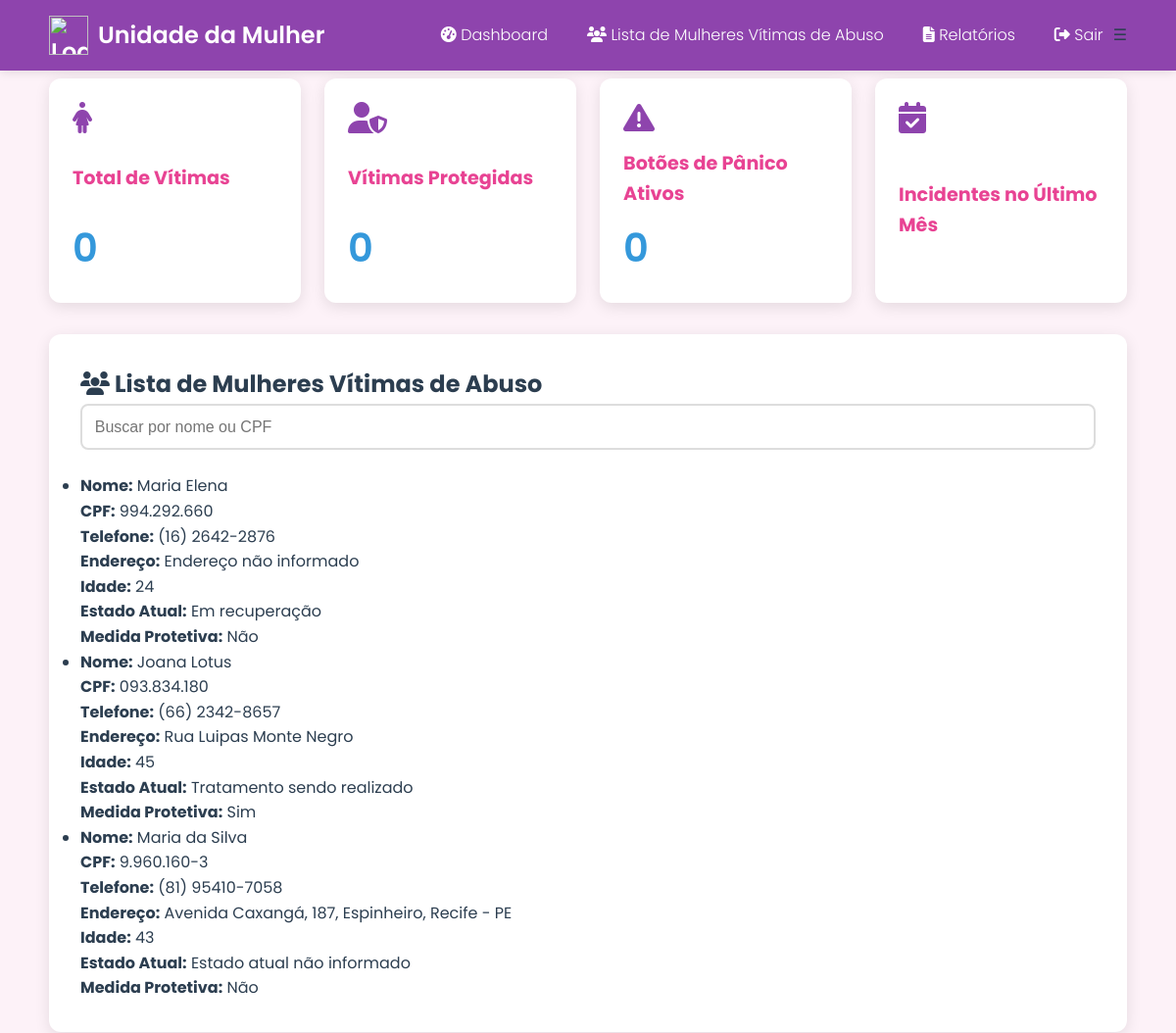
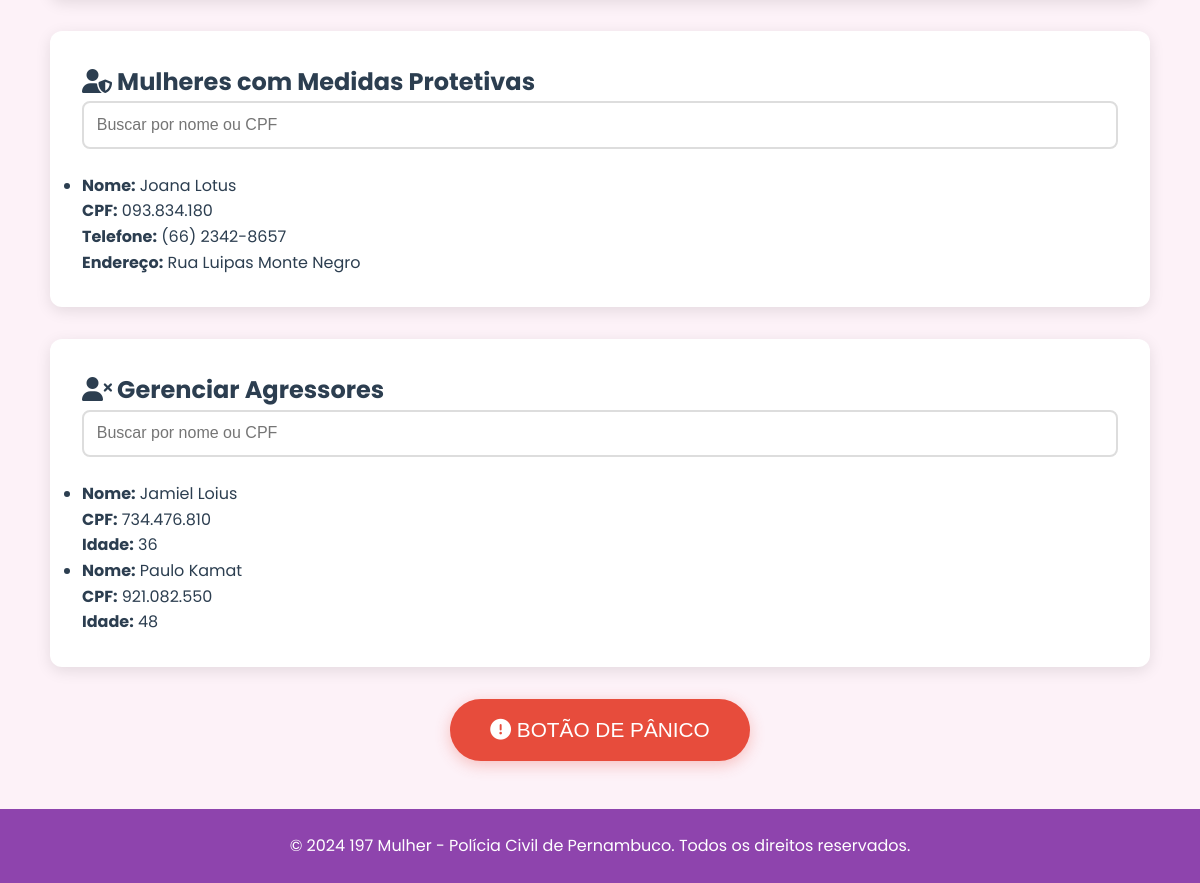
Page /restrito/ on the committed database (2 pictures, top to bottom).
### barbara_app/models.py (models this page shows, shortened)
class Vitima(models.Model):
    nome = models.CharField(max_length=100, default='Sem Nome')
    nome_social = models.CharField(max_length=100, default='Sem Nome Social Informado')
    data_nascimento = models.DateField(default='2000-01-01')
    cidade_nascimento = models.CharField(max_length=100, default='Nao Informado')
    estado_nascimento = models.CharField(max_length=100, default='Nao Informado')
    cpf = models.CharField(max_length=11, unique=True, default='00000000000')
    rg = models.CharField(max_length=12, unique=True, default='0000000000')
    email = models.EmailField(max_length=254, unique=True, blank=True, null=True)
    endereco = models.TextField(default='Endereço não informado')
    ocupacao = models.CharField(max_length=100, blank=True, null=True)
    telefone = models.CharField(max_length=15, default='Sem Telefone')
    lista_contatos = models.ForeignKey(ListaContatos, on_delete=models.CASCADE, default=None)
    estado_atual = models.TextField(default='Estado atual não informado')
    medida_protetiva = models.BooleanField(default=False)
    foto = models.ImageField(upload_to='fotos_vitimas/', null=True, blank=True)
    @property
    def idade(self):
        today = date.today()
        age = today.year - self.data_nascimento.year - ((today.month, today.day) < (self.data_nascimento.month, self.data_nascimento.day))
        return age

class Agressor(models.Model):
    idade = models.IntegerField(default=0)
    cpf = models.CharField(max_length=11, unique=True, default='00000000000')
    nome = models.CharField(max_length=100, default='Sem Nome')
    sexo = models.CharField(max_length=100, default='Nao Informado')
    email = models.EmailField(max_length=254, unique=True, blank=True, null=True)
    telefone = models.CharField(max_length=15, default='Sem Telefone')
    nome_social = models.CharField(max_length=100, default='Sem Nome Social Informado')
    profissao = models.CharField(max_length=100, default='Nao Informado')
    relacao_vitima = models.BooleanField(default=False)
    mora_com_vitima = models.BooleanField(default=False)
    filhos_vitima = models.BooleanField(default=False)
    foto = models.ImageField(upload_to='fotos_agressores/', null=True, blank=True)
    ultima_vitima = models.ForeignKey(Vitima, on_delete=models.SET_NULL, null=True, blank=True)
    ficha_criminal = models.JSONField(default=list)
    vitimas = models.ManyToManyField(Vitima, related_name='agressores', blank=True)

### barbara_app/views.py (the view)
# urls.py: path('restrito/', views.restrito, name='restrito'),
def restrito(request):
    vitimas = Vitima.objects.all()
    agressores = Agressor.objects.all()
    ocorrencias = Ocorrencia.objects.all()
    botoes_panico = BotaoPanico.objects.all()
    context = {
        'vitimas': vitimas,
        'agressores': agressores,
        'ocorrencias': ocorrencias,
        'botoes_panico': botoes_panico,
    }
    return render(request, 'ocorrencias/restrito.html', context)

### barbara_app/templates/ocorrencias/restrito.html (shortened to what this page needs)
<html><head><base href="https://197mulher.pe.gov.br/">
    <link rel="stylesheet" href="https://cdnjs.cloudflare.com/ajax/libs/leaflet/1.7.1/leaflet.min.css">
    <link rel="stylesheet" href="https://cdnjs.cloudflare.com/ajax/libs/font-awesome/6.1.1/css/all.min.css">
</head>
<body>
  <header>
    <nav class="container">
      <a class="navbar-brand" href="#">
        <img src="https://pablodiego.com.br/brunno/barbara/logg.png" alt="Logo Unidade da Mulher" class="logo">
        Unidade da Mulher
      </a>
      <ul>
        <li><a href="https://pablodiego.com.br/brunno/barbara/dash.html" id="dashboard-link"><i class="fas fa-tachometer-alt"></i> Dashboard</a></li>
        <li><a href="{% url 'lista_vitimas' %}"><i class="fas fa-users"></i> Lista de Mulheres Vítimas de Abuso</a></li>
        <li><a href="#relatorios"><i class="fas fa-file-alt"></i> Relatórios</a></li>
        <li><a href="#sair" id="sair-link"><i class="fas fa-sign-out-alt"></i> Sair</a></li>
      </ul>
      <div class="mobile-menu">☰</div>
    </nav>
  </header>
  <main class="container">
    <section id="painel" class="dashboard">
      <div class="stat-card" id="total-victims">
        <i class="fas fa-female"></i>
        <h3>Total de Vítimas</h3>
        <p>{{ total_vitimas }}</p>
      </div>
      <div class="stat-card" id="protected-victims">
        <i class="fas fa-user-shield"></i>
        <h3>Vítimas Protegidas</h3>
        <p>{{ vitimas_protegidas }}</p>
      </div>
      <div class="stat-card" id="active-panic">
        <i class="fas fa-exclamation-triangle"></i>
        <h3>Botões de Pânico Ativos</h3>
        <p>{{ botoes_panico_ativos }}</p>
      </div>
      <div class="stat-card" id="monthly-incidents">
        <i class="fas fa-calendar-check"></i>
        <h3>Incidentes no Último Mês</h3>
      </div>
    </section>
    <section id="vitimas" class="victims-list">
      <h2><i class="fas fa-users"></i> Lista de Mulheres Vítimas de Abuso</h2>
      <input type="text" class="search-bar" placeholder="Buscar por nome ou CPF">
      <ul>
        {% for vitima in vitimas %}
          <li>
            <p><strong>Nome:</strong> {{ vitima.nome }}</p>
            <p><strong>CPF:</strong> {{ vitima.cpf }}</p>
            <p><strong>Telefone:</strong> {{ vitima.telefone }}</p>
            <p><strong>Endereço:</strong> {{ vitima.endereco }}</p>
            <p><strong>Idade:</strong> {{ vitima.idade }}</p>
            <p><strong>Estado Atual:</strong> {{ vitima.estado_atual }}</p>
            <p><strong>Medida Protetiva:</strong> {{ vitima.medida_protetiva|yesno:"Sim,Não" }}</p>
          </li>
        {% empty %}
          <p>Nenhuma vítima cadastrada.</p>
        {% endfor %}
      </ul>
    </section>
    <section id="medidas-protetivas" class="victims-list">
      <h2><i class="fas fa-user-shield"></i> Mulheres com Medidas Protetivas</h2>
      <input type="text" class="search-bar" placeholder="Buscar por nome ou CPF">
      <ul>
        {% for vitima in vitimas %}
          {% if vitima.medida_protetiva %}
            <li>
              <p><strong>Nome:</strong> {{ vitima.nome }}</p>
              <p><strong>CPF:</strong> {{ vitima.cpf }}</p>
              <p><strong>Telefone:</strong> {{ vitima.telefone }}</p>
              <p><strong>Endereço:</strong> {{ vitima.endereco }}</p>
            </li>
          {% endif %}
        {% empty %}
          <p>Nenhuma mulher com medida protetiva cadastrada.</p>
        {% endfor %}
      </ul>
    </section>
    <section id="agressores" class="aggressors-list">
      <h2><i class="fas fa-user-times"></i> Gerenciar Agressores</h2>
      <input type="text" class="search-bar" placeholder="Buscar por nome ou CPF">
      <ul>
        {% for agressor in agressores %}
          <li>
            <p><strong>Nome:</strong> {{ agressor.nome }}</p>
            <p><strong>CPF:</strong> {{ agressor.cpf }}</p>
            <p><strong>Idade:</strong> {{ agressor.idade }}</p>
          </li>
        {% empty %}
          <p>Nenhum agressor cadastrado.</p>
        {% endfor %}
      </ul>
    </section>
    <button class="panic-button" id="panic-button"><i class="fas fa-exclamation-circle"></i> BOTÃO DE PÂNICO</button>
  </main>
      <footer>
        <p>© 2024 197 Mulher - Polícia Civil de Pernambuco. Todos os direitos reservados.</p>
      </footer>
    </body>
    </html>

### barbara_app/templates/ocorrencias/restrito.html (style rules this page uses)
:root { --primary-purple: #8e44ad; --primary-pink: #e84393; --bg-white: #ffffff; --bg-pink-light: #fdf2f8; --text-gray: #2c3e50; --accent-blue: #3498db; --accent-green: #2ecc71; }
* { margin: 0; padding: 0; box-sizing: border-box; }
body { font-family: 'Poppins', sans-serif; background-color: var(--bg-pink-light); color: var(--text-gray); line-height: 1.6; padding-top: 80px; }
.container { width: 100%; max-width: 1200px; margin: 0 auto; padding: 0 20px; }
header { background-color: var(--primary-purple); padding: 1rem 0; position: fixed; width: 100%; top: 0; z-index: 1000; box-shadow: 0 2px 10px rgba(0, 0, 0, 0.1); }
.navbar-brand { display: flex; align-items: center; color: white; text-decoration: none; font-size: 1.5rem; font-weight: 600; }
.navbar-brand img.logo { height: 40px; margin-right: 10px; }
nav { display: flex; justify-content: space-between; align-items: center; }
nav ul { margin-left: auto; display: flex; list-style-type: none; }
nav ul li { margin-left: 20px; }
nav ul li a { color: white; text-decoration: none; font-weight: 300; transition: all 0.3s ease; padding: 5px 10px; border-radius: 5px; }
main { padding: 2rem 0; }
.dashboard { display: grid; grid-template-columns: repeat(auto-fit, minmax(250px, 1fr)); gap: 1.5rem; margin-bottom: 2rem; }
.stat-card { background-color: var(--bg-white); border-radius: 12px; padding: 1.5rem; box-shadow: 0 4px 15px rgba(0, 0, 0, 0.1); transition: all 0.3s ease; cursor: pointer; display: flex; flex-direction: column; justify-content: space-between; }
.stat-card h3 { color: var(--primary-pink); font-size: 1.2rem; margin-bottom: 0.5rem; }
.stat-card p { font-size: 2.5rem; font-weight: 600; color: var(--accent-blue); }
.stat-card i { font-size: 2rem; color: var(--primary-purple); margin-bottom: 1rem; }
.victims-list, .aggressors-list, #medidas-protetivas { background-color: var(--bg-white); border-radius: 12px; padding: 2rem; margin-top: 2rem; box-shadow: 0 4px 15px rgba(0, 0, 0, 0.1); }
.search-bar { width: 100%; padding: 0.8rem; margin-bottom: 1.5rem; border: 2px solid #ddd; border-radius: 8px; font-size: 1rem; transition: all 0.3s ease; }
.panic-button { background-color: #e74c3c; color: white; border: none; padding: 1.2rem 2.5rem; font-size: 1.3rem; border-radius: 50px; cursor: pointer; transition: all 0.3s ease; margin-top: 2rem; box-shadow: 0 4px 15px rgba(231, 76, 60, 0.3); display: block; width: 100%; max-width: 300px; margin-left: auto; margin-right: auto; }
footer { background-color: var(--primary-purple); color: white; text-align: center; padding: 1.5rem 0; margin-top: 3rem; }
@media (max-width: 1200px) { .container { width: 95%; } }
img { max-width: 100%; height: auto; }

### rows in the picture
Vitima: nome "Maria Elena", cpf "994.292.660", telefone "(16) 2642-2876", endereco "Endereço não informado", idade "24", estado_atual "Em recuperação", medida_protetiva "Não"
Vitima: nome "Joana Lotus", cpf "093.834.180", telefone "(66) 2342-8657", endereco "Rua Luipas Monte Negro", idade "45", estado_atual "Tratamento sendo realizado", medida_protetiva "Sim"
Vitima: nome "Maria da Silva", cpf "9.960.160-3", telefone "(81) 95410-7058", endereco "Avenida Caxangá, 187, Espinheiro, Recife - PE", idade "43", estado_atual "Estado atual não informado", medida_protetiva "Não"
Agressor: nome "Jamiel Loius", cpf "734.476.810", idade "36"
Agressor: nome "Paulo Kamat", cpf "921.082.550", idade "48"
